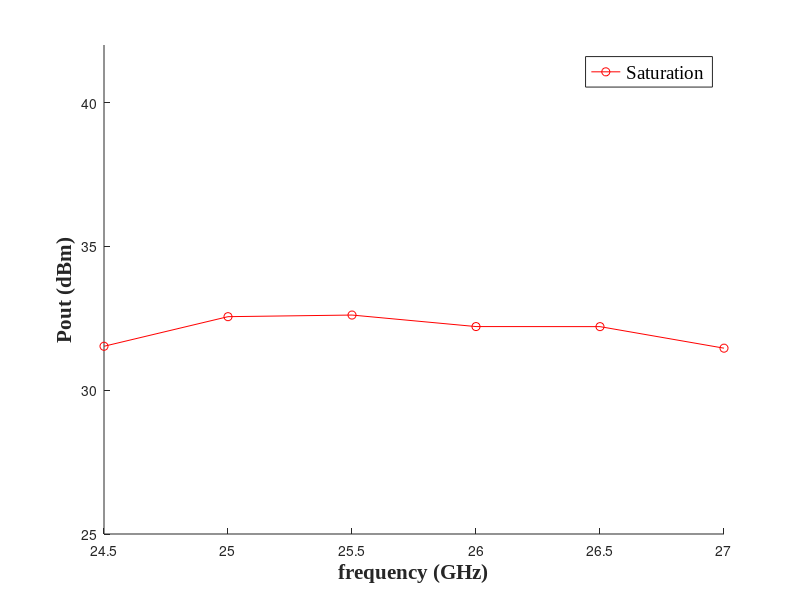
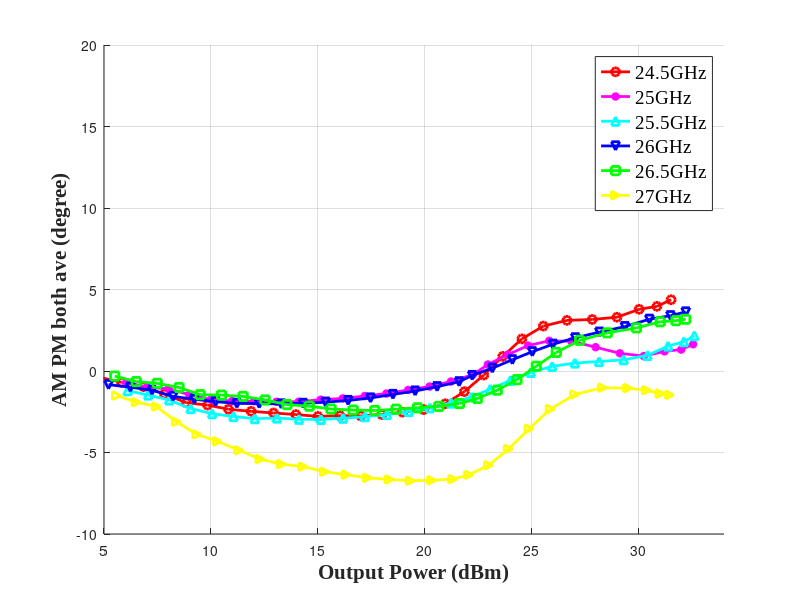
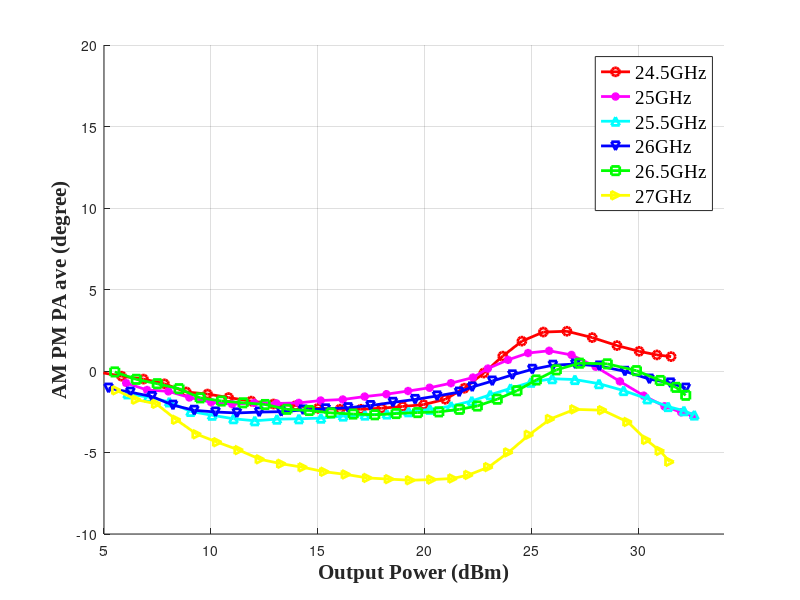
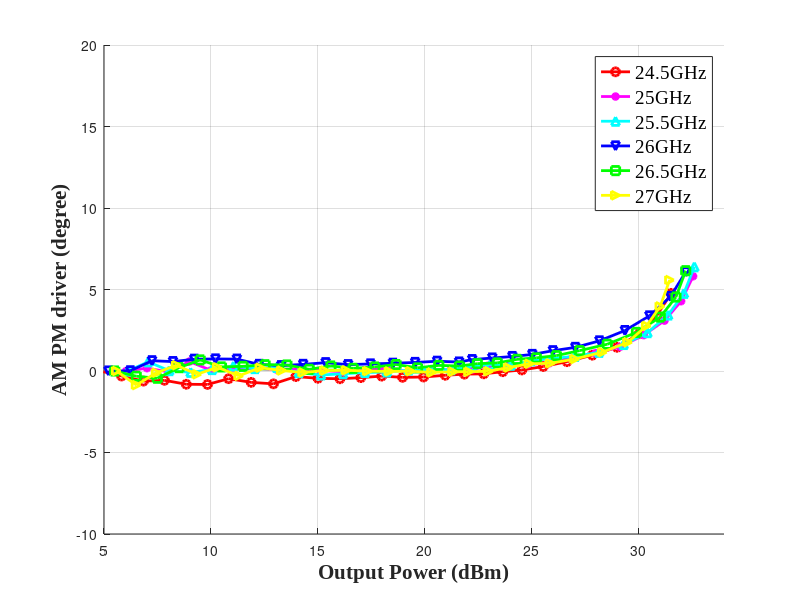

These figures' MATLAB source, in order:
%Main_NDPA_DPA_AM_PM
clc
clear
close all

%
Freq_real=24.5:0.5:27; Pin_real=-36:1:-9; 
pin_min=-36;
pin_max=-9;
load('Driver_24G_30G_SBP_mmwave_2.mat')

%
Nd=length(Gain_driver); Nf=length(Freq_real);
AMPM_real=zeros(Nd,Nf); AMAM_real=zeros(Nd,Nf); 
Pout_real=zeros(Nd,Nf); DE_real1=zeros(Nd,Nf);
Gain_PA_real=zeros(Nd,Nf); PAE_real1=zeros(Nd,Nf);
AMPM_both=zeros(Nd,Nf);AMPM_ave=zeros(Nd,Nf);
AMPM_PA=zeros(Nd,Nf);AMPM_PA2=zeros(Nd,Nf);
AMPM_PA_ave=zeros(Nd,Nf);AMPM_driver=zeros(Nd,Nf);
%
%AMPM_real(:,1)=Phase_PA-mean(Phase_PA);
% driver_array=fun_phase_array_SBP(Freq_real(1)*1e9,pin_min,pin_max);
% AMPM_driver(:,1)=driver_array-mean(driver_array);
% AMPM_both(:,1)=Phase_PA_Driver-mean(Phase_PA_Driver);
% AMPM_PA(:,1)=AMPM_both(:,1)-driver_array(1);
% AMPM_PA2(:,1)=AMPM_PA(:,1)-mean(AMPM_PA(:,1));
% AMPM_PA_ave(:,1)=movmean(AMPM_PA2(:,1),5);
% AMPM_ave(:,1)=movmean(AMPM_both(:,1),5);
% Pout_real(:,1)=Pout;
% AMAM_real(:,1)=Gain_PA;
% figure()
% plot(Pout_real(:,1),Gain_PA_real(:,1))
% figure()
% plot(Pout_real(:,1),AMPM_real(:,1))

for k=1:6
    if k==1
        load('MMwave_DPA_24_5GHz_CW_2.mat')
    elseif k==2
        load('MMwave_DPA_25GHz_CW_2.mat');
    elseif k==3
        load('MMwave_DPA_25_5GHz_CW_2.mat');
    elseif k==4
        load('MMwave_DPA_26GHz_CW_2.mat');
    elseif k==5
        load('MMwave_DPA_26_5GHz_CW_2.mat');
    elseif k==6
        load('MMwave_DPA_27GHz_CW_2.mat');     
    end
driver_array=phase_driver(:,k+1);
AMPM_both(:,k)=Phase_PA_Driver;
AMPM_both2(:,k)=Phase_PA_Driver-Phase_PA_Driver(1);
% 
AMPM_PA(:,k)=AMPM_both(:,k)-driver_array;
AMPM_PA2(:,k)=AMPM_PA(:,k)-AMPM_PA(1,k);
AMPM_ave(:,k)=movmean(AMPM_both2(:,k),5);
AMPM_PA_ave(:,k)=movmean(AMPM_PA2(:,k),5);
Pout_real(:,k)=Pout;
AMAM_real(:,k)=Gain_PA;
AMPM_driver(:,k)=driver_array-driver_array(1);
end
% %

% 

linestyle1=char('-ro', '-m*', '-c^', '-bv', '-gs', '-y>', '-k<','-r*', '-m^', '-cv','-bs','-g>', '-y<', '-ko');
%
RFfreq=24.5:0.5:27;

% ;
figure()
hold on
plot(RFfreq,max(Pout_real),'-ro');
% plot(RFfreq,Pout_1dB,'-bv')
axis([24.5,27,25,42]);
set(gcf,'color','w');
h=legend('Saturation','1dB Compression');
set(h,'fontsize',14,'fontname','Times New Roman')
% title('DE vs Normalized Pout for various x_n','fontsize',14,'fontname','Times New Roman');
xlabel('frequency (GHz)','fontsize',15,'fontname','Times New Roman','fontweight','b');
ylabel('Pout (dBm)','fontsize',15,'fontname','Times New Roman','fontweight','b');   
hold off

figure()
hold on
for i=1:1:Nf
    plot(Pout_real(:,i),AMPM_ave(:,i),linestyle1(i,:),'linewidth',2);
end
set(gcf,'color','w');
axis([5,34,-10,20]);
h=legend('24.5GHz','25GHz','25.5GHz','26GHz','26.5GHz','27GHz');
set(h,'fontsize',14,'fontname','Times New Roman')
% title('DE vs Normalized Pout for various x_n','fontsize',14,'fontname','Times New Roman');
xlabel('Output Power (dBm)','fontsize',15,'fontname','Times New Roman','fontweight','b');
ylabel('AM PM both ave (degree)','fontsize',15,'fontname','Times New Roman','fontweight','b');    
hold off    
grid on

%
% figure()
% hold on
% for i=1:1:Nf
%     plot(Pout_real(:,i),AMPM_both(:,i),linestyle1(i,:),'linewidth',2);
% end
% set(gcf,'color','w');
% axis([5,34,-10,20]);
% h=legend('24.5GHz','25GHz','25.5GHz','26GHz','26.5GHz','27GHz');set(h,'fontsize',14,'fontname','Times New Roman')
% % title('DE vs Normalized Pout for various x_n','fontsize',14,'fontname','Times New Roman');
% xlabel('Output Power (dBm)','fontsize',15,'fontname','Times New Roman','fontweight','b');
% ylabel('AM PM both (degree)','fontsize',15,'fontname','Times New Roman','fontweight','b');    
% hold off    
% grid on


% figure()
% hold on
% for i=1:1:Nf
%     plot(Pout_real(:,i),AMPM_PA2(:,i),linestyle1(i,:),'linewidth',2);
% end
% set(gcf,'color','w');
% axis([5,34,-10,20]);
% h=legend('24.5GHz','25GHz','25.5GHz','26GHz','26.5GHz','27GHz');set(h,'fontsize',14,'fontname','Times New Roman')
% % title('DE vs Normalized Pout for various x_n','fontsize',14,'fontname','Times New Roman');
% xlabel('Output Power (dBm)','fontsize',15,'fontname','Times New Roman','fontweight','b');
% ylabel('AM PM PA (degree)','fontsize',15,'fontname','Times New Roman','fontweight','b');    
% hold off    
% grid on

%
figure()
hold on
for i=1:1:Nf
    plot(Pout_real(:,i),AMPM_PA_ave(:,i),linestyle1(i,:),'linewidth',2);
end
set(gcf,'color','w');
axis([5,34,-10,20]);
h=legend('24.5GHz','25GHz','25.5GHz','26GHz','26.5GHz','27GHz');set(h,'fontsize',14,'fontname','Times New Roman')
% title('DE vs Normalized Pout for various x_n','fontsize',14,'fontname','Times New Roman');
xlabel('Output Power (dBm)','fontsize',15,'fontname','Times New Roman','fontweight','b');
ylabel('AM PM PA ave (degree)','fontsize',15,'fontname','Times New Roman','fontweight','b');    
hold off    
grid on

figure()
hold on
for i=1:1:Nf
    plot(Pout_real(:,i),AMPM_driver(:,i),linestyle1(i,:),'linewidth',2);
end
set(gcf,'color','w');
axis([5,34,-10,20]);
h=legend('24.5GHz','25GHz','25.5GHz','26GHz','26.5GHz','27GHz');set(h,'fontsize',14,'fontname','Times New Roman')
% title('DE vs Normalized Pout for various x_n','fontsize',14,'fontname','Times New Roman');
xlabel('Output Power (dBm)','fontsize',15,'fontname','Times New Roman','fontweight','b');
ylabel('AM PM driver (degree)','fontsize',15,'fontname','Times New Roman','fontweight','b');    
hold off    
grid on

